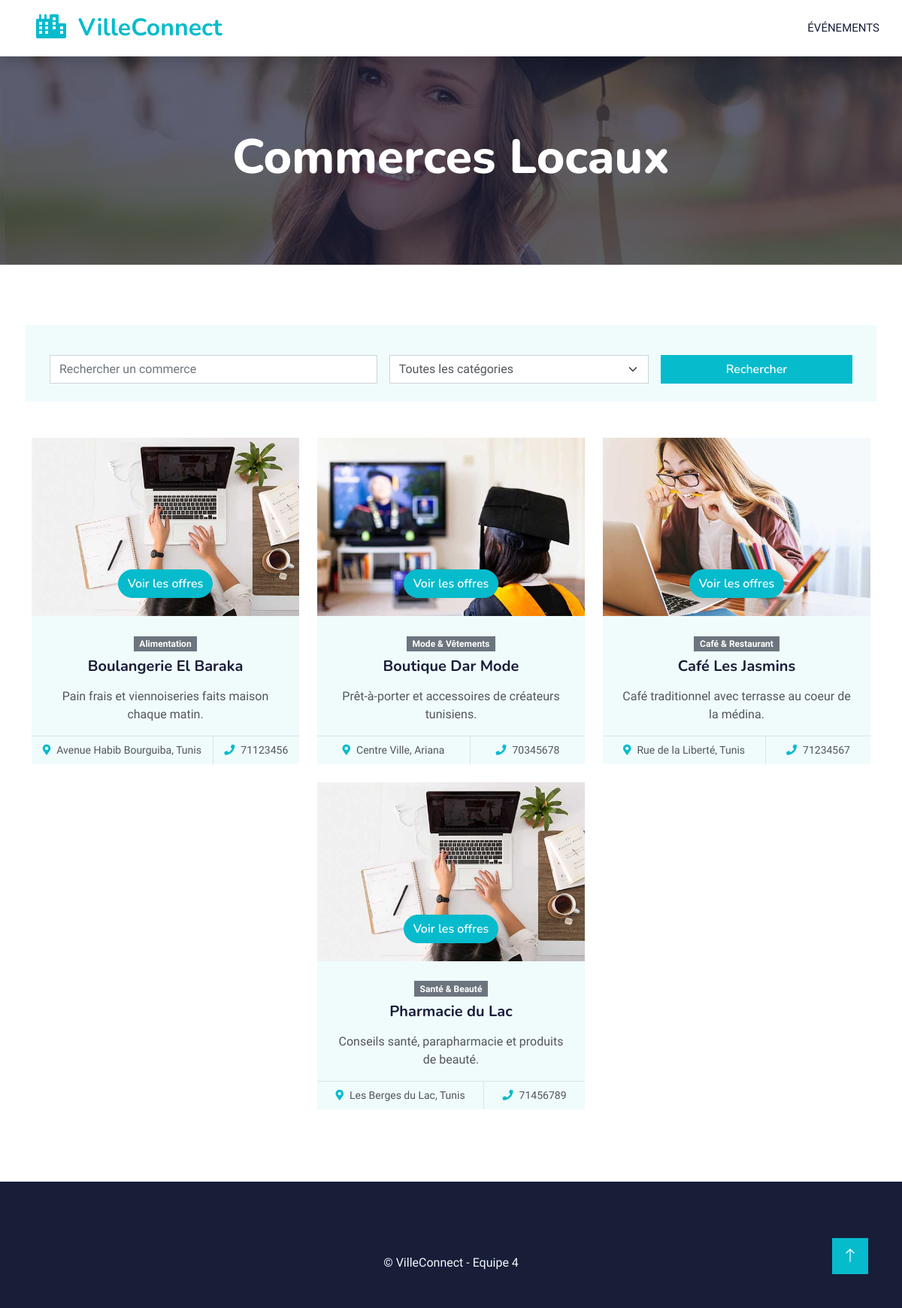
/Views/front/commerces.php, run on the app's committed database.
### tables this page shows
CREATE TABLE Commerce (
    id INT AUTO_INCREMENT PRIMARY KEY,
    nom VARCHAR(255) NOT NULL,
    description TEXT,
    adresse VARCHAR(255) NOT NULL,
    telephone VARCHAR(20) NOT NULL,
    categorie_id INT NOT NULL,
    FOREIGN KEY (categorie_id) REFERENCES CategorieCommerce(id)
);

CREATE TABLE CategorieCommerce (
    id INT AUTO_INCREMENT PRIMARY KEY,
    nom VARCHAR(100) NOT NULL
);

### Controllers/CommerceC.php (called while the page is built, shortened)
<?php
class CommerceC {
    function getCommerces($categorie_id = '', $recherche = '') {
        $db = config::getConnexion();
        try {
            $sql = "SELECT c.*, cat.nom AS categorie_nom
                    FROM Commerce c
                    JOIN CategorieCommerce cat ON c.categorie_id = cat.id
                    WHERE 1 = 1";
            $params = [];
            $sql .= " ORDER BY c.nom";
            $q = $db->prepare($sql);
            $q->execute($params);
            return $q->fetchAll();
        } catch (Exception $e) { return []; }
    }
}
?>

### Views/front/commerces.php (the view, shortened to what this page needs)
<?php
require_once __DIR__ . '/../../Controllers/CommerceC.php';
$controller = new CommerceC();
$categories = $controller->getCategories();
$categorieIds = array_map('intval', array_column($categories, 'id'));
$categorie_id = filter_var($_GET['categorie_id'] ?? '', FILTER_VALIDATE_INT);
$categorie_id = in_array($categorie_id, $categorieIds, true) ? $categorie_id : '';
$recherche = trim($_GET['q'] ?? '');
$commerces = $controller->getCommerces($categorie_id, $recherche);
$currentPage = 'commerces';
?>
<!DOCTYPE html>
<html lang="fr">
<head><?php require_once __DIR__ . '/../includes/head.php'; ?></head>
<body>
    <?php require_once __DIR__ . '/../includes/navbar.php'; ?>
    <div class="container-fluid bg-primary py-5 mb-5 page-header">
        <div class="container py-5">
            <div class="row justify-content-center">
                <div class="col-lg-10 text-center">
                    <h1 class="display-3 text-white animated slideInDown">Commerces Locaux</h1>
                </div>
            </div>
        </div>
    </div>
    <div class="container-xxl py-5">
        <div class="container">
            <form method="GET" class="row g-3 mb-5 p-4 bg-light rounded">
                <div class="col-md-5"><input type="text" name="q" class="form-control" placeholder="Rechercher un commerce" value="<?= htmlspecialchars($recherche) ?>"></div>
                <div class="col-md-4">
                    <select name="categorie_id" class="form-select">
                        <option value="">Toutes les catégories</option>
                    </select>
                </div>
                <div class="col-md-3"><button type="submit" class="btn btn-primary w-100">Rechercher</button></div>
            </form>
            <div class="row g-4 justify-content-center">
                <?php foreach ($commerces as $c): ?>
                <div class="col-lg-4 col-md-6">
                    <div class="course-item bg-light">
                        <div class="position-relative overflow-hidden">
                            <img class="img-fluid" src="../assets/img/course-<?= ((int)$c['id'] % 3) + 1 ?>.jpg" alt="">
                            <div class="w-100 d-flex justify-content-center position-absolute bottom-0 start-0 mb-4">
                                <a href="offres.php?commerce_id=<?= (int)$c['id'] ?>" class="btn btn-primary" style="border-radius: 30px;">Voir les offres</a>
                            </div>
                        </div>
                        <div class="text-center p-4 pb-0">
                            <span class="badge bg-secondary mb-2"><?= htmlspecialchars($c['categorie_nom']) ?></span>
                            <h5 class="mb-3"><?= htmlspecialchars($c['nom']) ?></h5>
                            <p><?= htmlspecialchars($c['description'] ?? '') ?></p>
                        </div>
                        <div class="d-flex border-top">
                            <small class="flex-fill text-center border-end py-2"><i class="fa fa-map-marker-alt text-primary me-2"></i><?= htmlspecialchars($c['adresse']) ?></small>
                            <small class="flex-fill text-center py-2"><i class="fa fa-phone text-primary me-2"></i><?= htmlspecialchars($c['telephone']) ?></small>
                        </div>
                    </div>
                </div>
                <?php endforeach; ?>
            </div>
        </div>
    </div>
    <?php require_once __DIR__ . '/../includes/footer.php'; ?>
    <?php require_once __DIR__ . '/../includes/scripts.php'; ?>

### Views/includes/head.php (shortened to what this page needs)
<link href="https://cdnjs.cloudflare.com/ajax/libs/font-awesome/5.10.0/css/all.min.css" rel="stylesheet">
<link href="https://cdn.jsdelivr.net/npm/bootstrap-icons@1.4.1/font/bootstrap-icons.css" rel="stylesheet">
<link href="../assets/lib/animate/animate.min.css" rel="stylesheet">
<link href="../assets/lib/owlcarousel/assets/owl.carousel.min.css" rel="stylesheet">
<link href="../assets/css/bootstrap.min.css" rel="stylesheet">
<link href="../assets/css/style.css" rel="stylesheet">

### Views/includes/navbar.php (shortened to what this page needs)
<?php
function navActive($page, $currentPage) { return $page === $currentPage ? 'active' : ''; }
?>
<nav class="navbar navbar-expand-lg bg-white navbar-light shadow sticky-top p-0">
    <a href="events.php" class="navbar-brand d-flex align-items-center px-4 px-lg-5">
        <h2 class="m-0 text-primary"><i class="fa fa-city me-3"></i>VilleConnect</h2>
    </a>
    <div class="collapse navbar-collapse" id="navbarCollapse">
        <div class="navbar-nav ms-auto p-4 p-lg-0">
            <a href="events.php" class="nav-item nav-link <?php echo navActive('events', $currentPage); ?>">Événements</a>
        </div>
    </div>
</nav>

### Views/includes/footer.php
<div class="container-fluid bg-dark text-light footer pt-5 mt-5">
    <div class="container py-5 text-center">
        <p class="mb-0">&copy; VilleConnect - Equipe 4</p>
    </div>
</div>
<a href="#" class="btn btn-lg btn-primary btn-lg-square back-to-top"><i class="bi bi-arrow-up"></i></a>

### Views/includes/scripts.php (shortened to what this page needs)
</body>
</html>

### Views/assets/css/style.css (style rules this page uses)
:root { --primary: #06BBCC; --light: #F0FBFC; --dark: #181d38; }
.back-to-top { position: fixed; display: none; right: 45px; bottom: 45px; z-index: 99; }
.btn { font-family: 'Nunito', sans-serif; font-weight: 600; transition: .5s; }
.btn.btn-primary, .btn.btn-secondary { color: #FFFFFF; }
.btn-lg-square { width: 48px; height: 48px; }
.btn-square, .btn-sm-square, .btn-lg-square { padding: 0; display: flex; align-items: center; justify-content: center; font-weight: normal; border-radius: 0px; }
.navbar-light .navbar-nav .nav-link { margin-right: 30px; padding: 25px 0; color: #FFFFFF; font-size: 15px; text-transform: uppercase; outline: none; }
.navbar-light .navbar-brand, .navbar-light a.btn { height: 75px; }
.navbar-light .navbar-nav .nav-link { color: var(--dark); font-weight: 500; }
.navbar-light.sticky-top { top: -100px; transition: .5s; }
.page-header { background: linear-gradient(rgba(24, 29, 56, .7), rgba(24, 29, 56, .7)), url(../img/carousel-1.jpg); background-position: center center; background-repeat: no-repeat; background-size: cover; }
.category img, .course-item img { transition: .5s; }

### data on the page
commerce: categorie.nom "Alimentation", nom "Boulangerie El Baraka", description "Pain frais et viennoiseries faits maison chaque matin.", adresse "Avenue Habib Bourguiba, Tunis", telephone "71123456"
commerce: shows a picture, categorie.nom "Mode & Vêtements", nom "Boutique Dar Mode", description "Prêt-à-porter et accessoires de créateurs tunisiens.", adresse "Centre Ville, Ariana", telephone "70345678"
commerce: shows a picture, categorie.nom "Café & Restaurant", nom "Café Les Jasmins", description "Café traditionnel avec terrasse au coeur de la médina.", adresse "Rue de la Liberté, Tunis", telephone "71234567"
commerce: categorie.nom "Santé & Beauté", nom "Pharmacie du Lac", description "Conseils santé, parapharmacie et produits de beauté.", adresse "Les Berges du Lac, Tunis", telephone "71456789"
